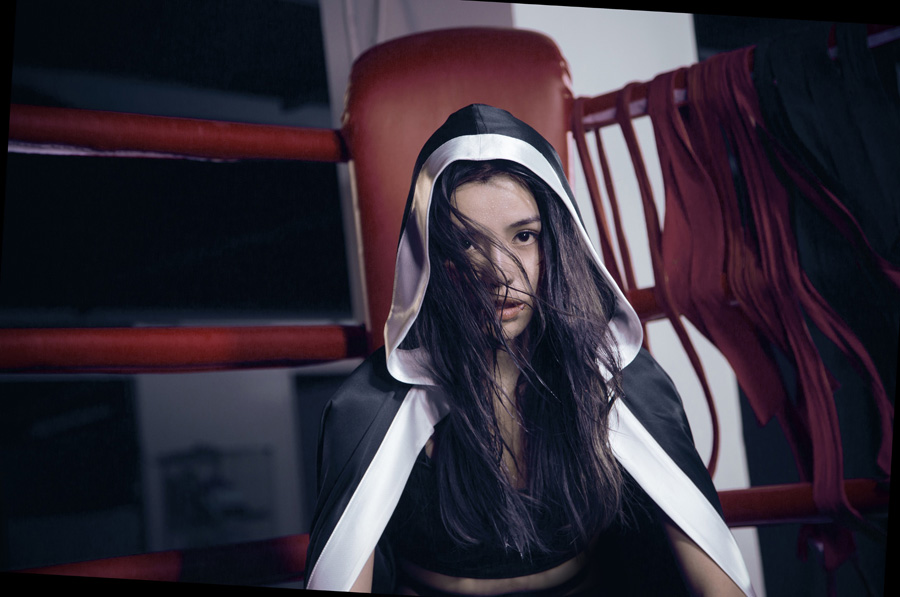
#> input picture fa.jpeg, 900 x 597 px
$ jupyter execute --allow-errors '直方圖局部增強.ipynb'   (shell and % lines are left out)   (older library calls are emulated)
#> lines starting #> are read from the running program, lines starting #| are printed output that depends on the picture; long printed decimals are rounded
[cell 1]
from PIL import Image
import numpy as np
import matplotlib.pyplot as plt
import scipy.misc
from scipy.linalg import solve
import seaborn as sns
sns.set_style("white")
im = Image.open('fa.jpeg')
#> im is the input picture: PIL image 900x597 RGB; mean R, G, B 51.1, 44.2, 55.6
im = np.asarray(im.convert('L'))
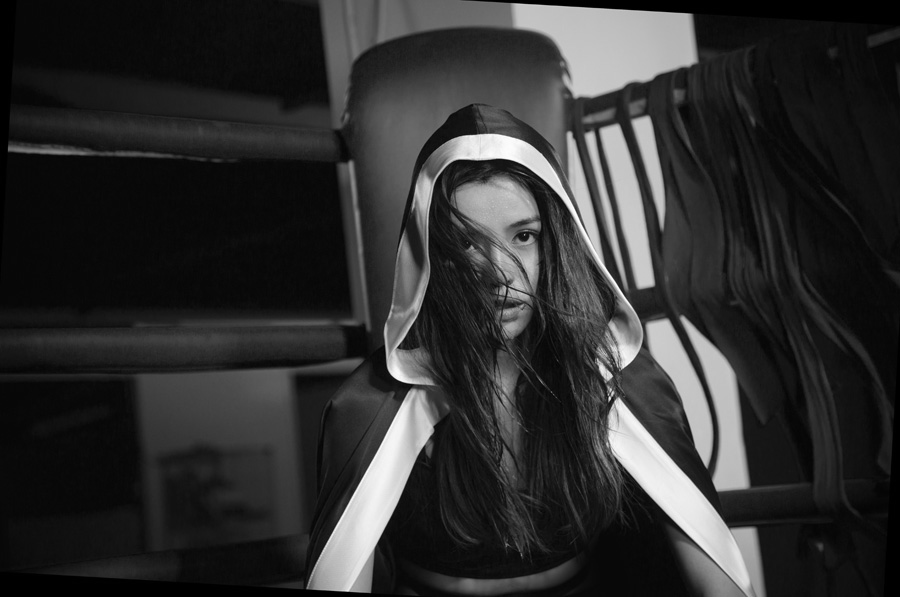
#> im: shape (597, 900); min 0, max 255, mean 47.6
#> `[cell 1] from PIL import Image import numpy as np import matplotlib.py..`:
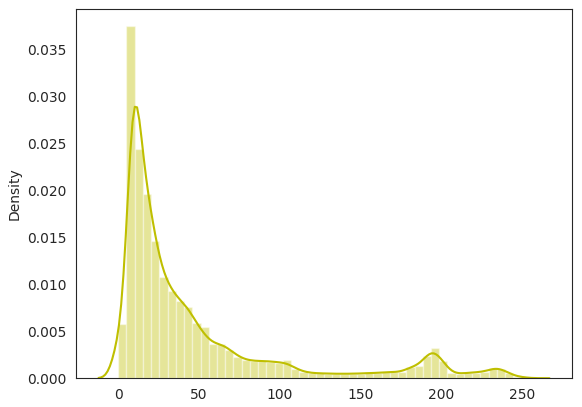
#> figure drawn by matplotlib, 1 panel; tallest bar 0.0375 high, from x = 5.1 to 10.2; curve peaks at x = 10.29, y = 0.0289
plt.imshow(im)
plt.gray()
plt.show()
ax = sns.distplot(im.flatten(), color="y")
# [5 lines of commented-out code are left out]

## 先計算整體的平均值、變異數。

[cell 2]
# 平均數
L = 256
M = np.average(im.flatten())
#> M = 47.6
Sigma = np.sqrt(np.var(im.flatten()))
#> Sigma = 56.8
E = 4
k0 = 0.4
k1 = 0.02
k2 = 0.4
L = 256
print('M:',M,'Sigma:',Sigma,'E:',E)
#| M: 47.602 Sigma: 56.799 E: 4

$ run again, with face.png saved as fa.jpeg
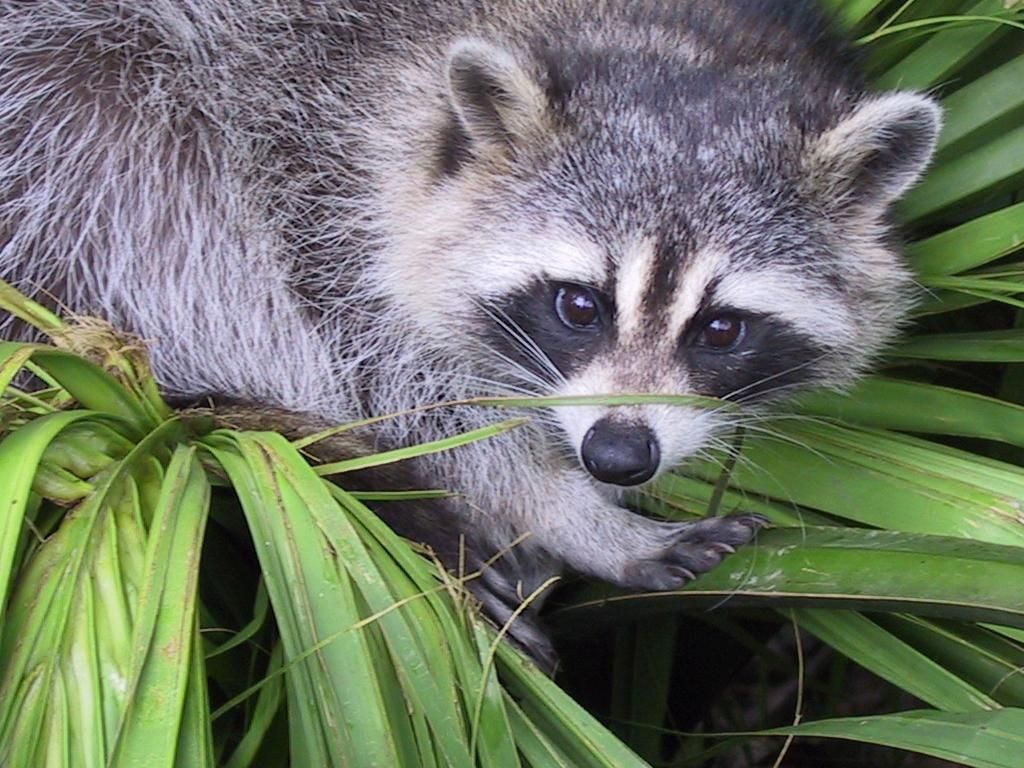
#> input picture face.png, 1024 x 768 px
#> im is the input picture: PIL image 1024x768 RGB; mean R, G, B 110.7, 117.7, 102.1
#> `im = np.asarray(im.convert('L'))`:
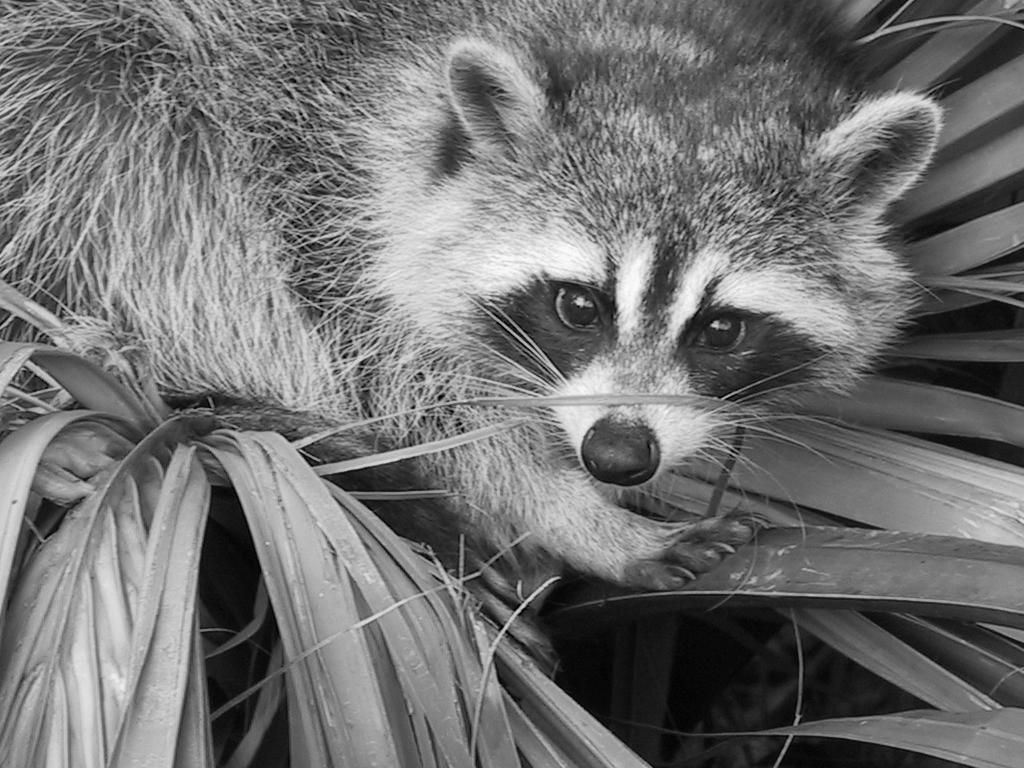
#> im: shape (768, 1024); min 0, max 253, mean 113.8
#> `[cell 1] from PIL import Image import numpy as np import matplotlib.py..`:
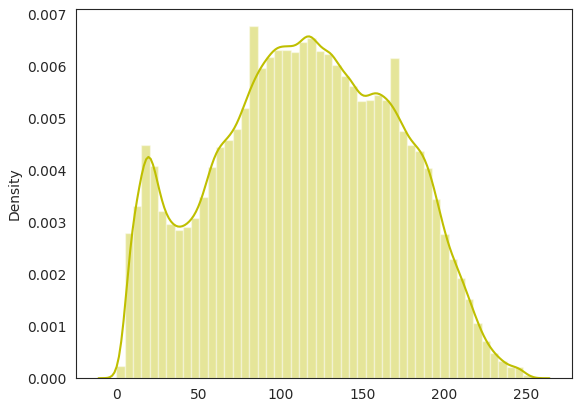
#> figure drawn by matplotlib, 1 panel; tallest bar 0.00677 high, from x = 80.96 to 86.02; curve peaks at x = 117.5, y = 0.00657
#> M = 113.8
#> Sigma = 54.96
#| M: 113.834 Sigma: 54.959 E: 4
